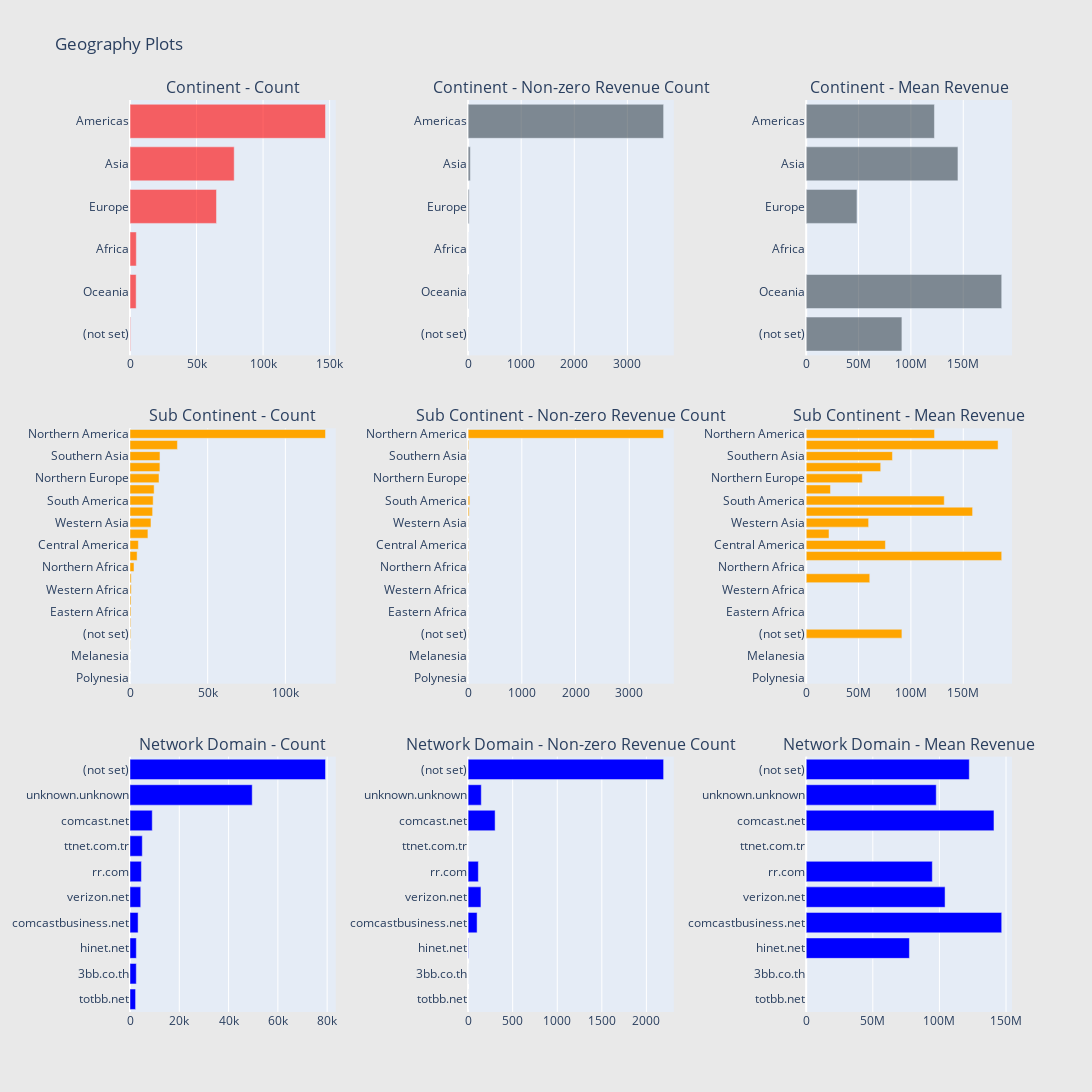

Write notebook code for a chart like this one.
### Code cell
# Continent
cnt_srs = train_df.groupby('geoNetwork.continent')['totals.transactionRevenue'].agg(['size', 'count', 'mean'])
cnt_srs.columns = ["count", "count of non-zero revenue", "mean"]
cnt_srs = cnt_srs.sort_values(by="count", ascending=False)
trace1 = horizontal_bar_chart(cnt_srs["count"].head(10), 'rgba(255, 0, 0, 0.6)')
trace2 = horizontal_bar_chart(cnt_srs["count of non-zero revenue"].head(10), 'rgba(58, 71, 80, 0.6)')
trace3 = horizontal_bar_chart(cnt_srs["mean"].head(10), 'rgba(58, 71, 80, 0.6)')

# Sub-continent
cnt_srs = train_df.groupby('geoNetwork.subContinent')['totals.transactionRevenue'].agg(['size', 'count', 'mean'])
cnt_srs.columns = ["count", "count of non-zero revenue", "mean"]
cnt_srs = cnt_srs.sort_values(by="count", ascending=False)
trace4 = horizontal_bar_chart(cnt_srs["count"], 'orange')
trace5 = horizontal_bar_chart(cnt_srs["count of non-zero revenue"], 'orange')
trace6 = horizontal_bar_chart(cnt_srs["mean"], 'orange')

# Network domain
cnt_srs = train_df.groupby('geoNetwork.networkDomain')['totals.transactionRevenue'].agg(['size', 'count', 'mean'])
cnt_srs.columns = ["count", "count of non-zero revenue", "mean"]
cnt_srs = cnt_srs.sort_values(by="count", ascending=False)
trace7 = horizontal_bar_chart(cnt_srs["count"].head(10), 'blue')
trace8 = horizontal_bar_chart(cnt_srs["count of non-zero revenue"].head(10), 'blue')
trace9 = horizontal_bar_chart(cnt_srs["mean"].head(10), 'blue')

# Creating two subplots
fig = tools.make_subplots(rows=3, cols=3, vertical_spacing=0.08, horizontal_spacing=0.15, 
                          subplot_titles=["Continent - Count", "Continent - Non-zero Revenue Count", "Continent - Mean Revenue",
                                          "Sub Continent - Count",  "Sub Continent - Non-zero Revenue Count", "Sub Continent - Mean Revenue",
                                          "Network Domain - Count", "Network Domain - Non-zero Revenue Count", "Network Domain - Mean Revenue"])

fig.append_trace(trace1, 1, 1)
fig.append_trace(trace2, 1, 2)
fig.append_trace(trace3, 1, 3)
fig.append_trace(trace4, 2, 1)
fig.append_trace(trace5, 2, 2)
fig.append_trace(trace6, 2, 3)
fig.append_trace(trace7, 3, 1)
fig.append_trace(trace8, 3, 2)
fig.append_trace(trace9, 3, 3)

fig['layout'].update(height=1500, width=1200, paper_bgcolor='rgb(233,233,233)', title="Geography Plots")
fig.show()
#py.iplot(fig, filename='geo-plots')

### Figure 1 — Plotly figure (JSON) as saved in the notebook; plotly's stock layout.template omitted (floating-point values rounded to 4 significant figures)
{"data": [{"marker": {"color": "rgba(255, 0, 0, 0.6)"}, "orientation": "h", "showlegend": false, "type": "bar", "x": [420, 4622, 4749, 64986, 78301, 146922], "xaxis": "x", "y": ["(not set)", "Oceania", "Africa", "Europe", "Asia", "Americas"], "yaxis": "y"}, {"marker": {"color": "rgba(58, 71, 80, 0.6)"}, "orientation": "h", "showlegend": false, "type": "bar", "x": [3, 6, 0, 20, 42, 3682], "xaxis": "x2", "y": ["(not set)", "Oceania", "Africa", "Europe", "Asia", "Americas"], "yaxis": "y2"}, {"marker": {"color": "rgba(58, 71, 80, 0.6)"}, "orientation": "h", "showlegend": false, "type": "bar", "x": [91410000, 186700000.0, null, 48490500, 144900000.0, 122500000.0], "xaxis": "x3", "y": ["(not set)", "Oceania", "Africa", "Europe", "Asia", "Americas"], "yaxis": "y3"}, {"marker": {"color": "orange"}, "orientation": "h", "showlegend": false, "type": "bar", "x": [6, 14, 26, 140, 420, 430, 589, 664, 785, 787, 2571, 4576, 5386, 11536, 13495, 14566, 14912, 15540, 18665, 19245, 19292, 30518, 125837], "xaxis": "x4", "y": ["Polynesia", "Micronesian Region", "Melanesia", "Middle Africa", "(not set)", "Central Asia", "Eastern Africa", "Southern Africa", "Western Africa", "Caribbean", "Northern Africa", "Australasia", "Central America", "Southern Europe", "Western Asia", "Eastern Asia", "South America", "Eastern Europe", "Northern Europe", "Western Europe", "Southern Asia", "Southeast Asia", "Northern America"], "yaxis": "y4"}, {"marker": {"color": "orange"}, "orientation": "h", "showlegend": false, "type": "bar", "x": [0, 0, 0, 0, 3, 0, 0, 0, 0, 6, 0, 6, 6, 2, 5, 20, 31, 3, 12, 3, 5, 12, 3639], "xaxis": "x5", "y": ["Polynesia", "Micronesian Region", "Melanesia", "Middle Africa", "(not set)", "Central Asia", "Eastern Africa", "Southern Africa", "Western Africa", "Caribbean", "Northern Africa", "Australasia", "Central America", "Southern Europe", "Western Asia", "Eastern Asia", "South America", "Eastern Europe", "Northern Europe", "Western Europe", "Southern Asia", "Southeast Asia", "Northern America"], "yaxis": "y5"}, {"marker": {"color": "orange"}, "orientation": "h", "showlegend": false, "type": "bar", "x": [null, null, null, null, 91410000, null, null, null, null, 60710000.0, null, 186700000.0, 75660000.0, 21785000, 59618000, 158900000.0, 131900000.0, 23190000, 53600000, 71160000.0, 82368000, 183300000.0, 122600000.0], "xaxis": "x6", "y": ["Polynesia", "Micronesian Region", "Melanesia", "Middle Africa", "(not set)", "Central Asia", "Eastern Africa", "Southern Africa", "Western Africa", "Caribbean", "Northern Africa", "Australasia", "Central America", "Southern Europe", "Western Asia", "Eastern Asia", "South America", "Eastern Europe", "Northern Europe", "Western Europe", "Southern Asia", "Southeast Asia", "Northern America"], "yaxis": "y6"}, {"marker": {"color": "blue"}, "orientation": "h", "showlegend": false, "type": "bar", "x": [2263, 2554, 2569, 3286, 4354, 4626, 4988, 9033, 49599, 79334], "xaxis": "x7", "y": ["totbb.net", "3bb.co.th", "hinet.net", "comcastbusiness.net", "verizon.net", "rr.com", "ttnet.com.tr", "comcast.net", "unknown.unknown", "(not set)"], "yaxis": "y7"}, {"marker": {"color": "blue"}, "orientation": "h", "showlegend": false, "type": "bar", "x": [0, 0, 4, 101, 144, 115, 0, 303, 148, 2193], "xaxis": "x8", "y": ["totbb.net", "3bb.co.th", "hinet.net", "comcastbusiness.net", "verizon.net", "rr.com", "ttnet.com.tr", "comcast.net", "unknown.unknown", "(not set)"], "yaxis": "y8"}, {"marker": {"color": "blue"}, "orientation": "h", "showlegend": false, "type": "bar", "x": [null, null, 77482500, 146800000.0, 104200000.0, 94680000.0, null, 141000000.0, 97620000.0, 122400000.0], "xaxis": "x9", "y": ["totbb.net", "3bb.co.th", "hinet.net", "comcastbusiness.net", "verizon.net", "rr.com", "ttnet.com.tr", "comcast.net", "unknown.unknown", "(not set)"], "yaxis": "y9"}], "layout": {"annotations": [{"font": {"size": 16}, "showarrow": false, "text": "Continent - Count", "x": 0.1167, "xanchor": "center", "xref": "paper", "y": 1, "yanchor": "bottom", "yref": "paper"}, {"font": {"size": 16}, "showarrow": false, "text": "Continent - Non-zero Revenue Count", "x": 0.5, "xanchor": "center", "xref": "paper", "y": 1, "yanchor": "bottom", "yref": "paper"}, {"font": {"size": 16}, "showarrow": false, "text": "Continent - Mean Revenue", "x": 0.8833, "xanchor": "center", "xref": "paper", "y": 1, "yanchor": "bottom", "yref": "paper"}, {"font": {"size": 16}, "showarrow": false, "text": "Sub Continent - Count", "x": 0.1167, "xanchor": "center", "xref": "paper", "y": 0.64, "yanchor": "bottom", "yref": "paper"}, {"font": {"size": 16}, "showarrow": false, "text": "Sub Continent - Non-zero Revenue Count", "x": 0.5, "xanchor": "center", "xref": "paper", "y": 0.64, "yanchor": "bottom", "yref": "paper"}, {"font": {"size": 16}, "showarrow": false, "text": "Sub Continent - Mean Revenue", "x": 0.8833, "xanchor": "center", "xref": "paper", "y": 0.64, "yanchor": "bottom", "yref": "paper"}, {"font": {"size": 16}, "showarrow": false, "text": "Network Domain - Count", "x": 0.1167, "xanchor": "center", "xref": "paper", "y": 0.28, "yanchor": "bottom", "yref": "paper"}, {"font": {"size": 16}, "showarrow": false, "text": "Network Domain - Non-zero Revenue Count", "x": 0.5, "xanchor": "center", "xref": "paper", "y": 0.28, "yanchor": "bottom", "yref": "paper"}, {"font": {"size": 16}, "showarrow": false, "text": "Network Domain - Mean Revenue", "x": 0.8833, "xanchor": "center", "xref": "paper", "y": 0.28, "yanchor": "bottom", "yref": "paper"}], "height": 1500, "paper_bgcolor": "rgb(233,233,233)", "title": {"text": "Geography Plots"}, "width": 1200, "xaxis": {"anchor": "y", "domain": [0, 0.2333]}, "xaxis2": {"anchor": "y2", "domain": [0.3833, 0.6167]}, "xaxis3": {"anchor": "y3", "domain": [0.7667, 1.0]}, "xaxis4": {"anchor": "y4", "domain": [0, 0.2333]}, "xaxis5": {"anchor": "y5", "domain": [0.3833, 0.6167]}, "xaxis6": {"anchor": "y6", "domain": [0.7667, 1.0]}, "xaxis7": {"anchor": "y7", "domain": [0, 0.2333]}, "xaxis8": {"anchor": "y8", "domain": [0.3833, 0.6167]}, "xaxis9": {"anchor": "y9", "domain": [0.7667, 1.0]}, "yaxis": {"anchor": "x", "domain": [0.72, 1]}, "yaxis2": {"anchor": "x2", "domain": [0.72, 1]}, "yaxis3": {"anchor": "x3", "domain": [0.72, 1]}, "yaxis4": {"anchor": "x4", "domain": [0.36, 0.64]}, "yaxis5": {"anchor": "x5", "domain": [0.36, 0.64]}, "yaxis6": {"anchor": "x6", "domain": [0.36, 0.64]}, "yaxis7": {"anchor": "x7", "domain": [0, 0.28]}, "yaxis8": {"anchor": "x8", "domain": [0, 0.28]}, "yaxis9": {"anchor": "x9", "domain": [0, 0.28]}}}
